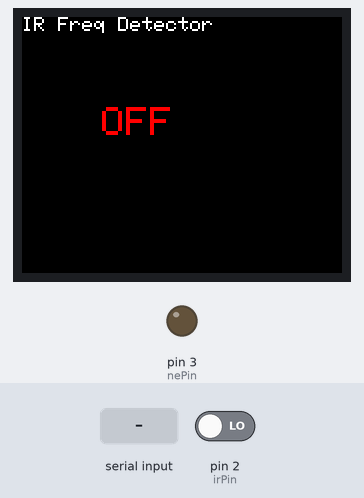
Bench run of a sketch on a simulated Arduino Uno, built with avr-gcc and run on an emulated ATmega328P. Parts: 160×128 colour display, output pins drawn as LEDs (lit = HIGH). The test bench sets the inputs (shaded band); at power-on: pin 2 (irPin) LOW. What the sketch prints to the serial monitor is not drawn.

Above: at 1.3 s.
1.4 s: "ON\n" received over Serial
At 2.4 s:
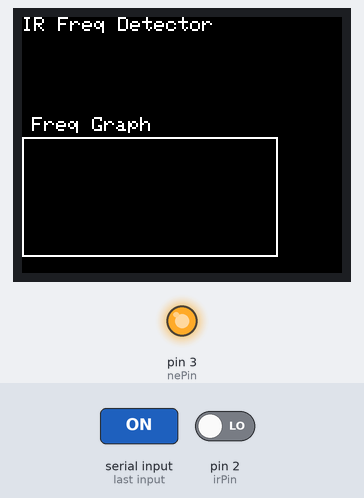
3.2 s: "OFF\n" received over Serial
At 6.4 s:
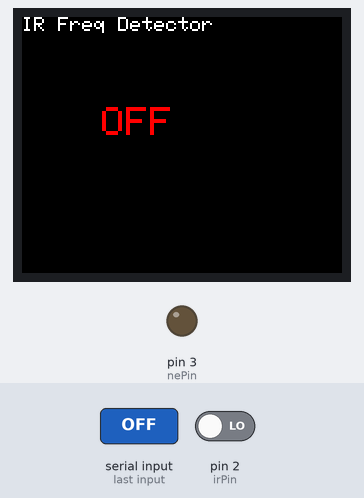
Timing chart, 0 to 7.9 s (numbered marks = the images above; inputs shaded):
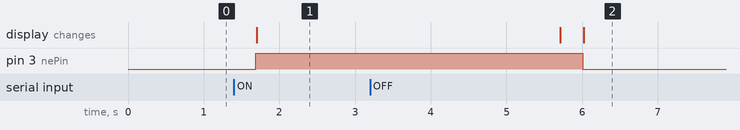

The sketch:

NE555_Transmitter.ino
```cpp
/*
  Detect IR Signal from NE555 + IR LED via HX1838 Receiver
  Display frequency and status on ST7735 TFT

  Wire Connection
NE555 Transmitter (Astable Mode)
NE555 Pin	Connects to Arduino/Other	Notes
1 GND	Arduino GND	Ground
2 TRIG	Pin 6 (feedback for astable)	Connect to THR
3 OUT	220 Ω resistor → IR LED anode (+)	Pulse output drives IR LED
4 RESET	+5 V	Disable reset
5 CTRL	0.01 µF capacitor → GND	Optional for stability
6 THR	Pin 2 (feedback)	Connect to TRIG
7 DISCH	Timing resistor → +5 V	For astable RC timing
8 VCC	+5 V Arduino	Power

ST7735 TFT (SPI)
TFT Pin	Connects to Arduino	Notes
VCC	5 V or 3.3 V	Backlight & power
GND	GND	Ground
CS	D10	Chip select (matches code)
DC	D8	Data/Command
RST	D9	Reset
MOSI	D11	SPI data out
SCK	D13	SPI clock

C-05 Bluetooth
HC-05 Pin      Arduino Pin
---------------------------
TXD            → Arduino RX (D0) *
RXD            → Arduino TX (D1) *
VCC            → 5V
GND            → GND
*/


#include <Adafruit_GFX.h>
#include <Adafruit_ST7735.h>
#include <SPI.h>

// ---------- TFT pins ----------
#define TFT_CS   10
#define TFT_DC   8
#define TFT_RST  9
Adafruit_ST7735 tft(TFT_CS, TFT_DC, TFT_RST);

// ---------- IR / NE555 pins ----------
const int irPin = 2;   // IR receiver output
const int nePin = 3;   // NE555 control pin

// ---------- Bluetooth ----------
String btCommand = "";
bool transmitterOn = false;

// ---------- Frequency measurement ----------
unsigned long highTime, lowTime, period;
float frequency = 0;

// ---------- TFT layout ----------
const int titleY = 0;
const int currentY = 25;
const int graphY = 60;
const int graphHeight = 60;
const int screenWidth = 128;

int graphX = 0;   // horizontal scroll position

void setup() {
  Serial.begin(9600);
  pinMode(irPin, INPUT);
  pinMode(nePin, OUTPUT);
  digitalWrite(nePin, LOW);

  // Initialize TFT
  tft.initR(INITR_BLACKTAB);
  tft.setRotation(1);
  tft.fillScreen(ST77XX_BLACK);
  tft.setTextColor(ST77XX_WHITE);
  tft.setTextSize(1);
  tft.setCursor(0, titleY);
  tft.println("IR Freq Detector");

  drawGraphFrame();
  showOffStatus();
}

void loop() {
  readBluetoothCommand();

  if (btCommand.equalsIgnoreCase("ON")) {
    transmitterOn = true;
    digitalWrite(nePin, HIGH);
    clearDataArea();
    drawGraphFrame();
    Serial.println("NE555 Transmitter ON");
    btCommand = "";
  }
  else if (btCommand.equalsIgnoreCase("OFF")) {
    transmitterOn = false;
    digitalWrite(nePin, LOW);
    showOffStatus();
    Serial.println("NE555 Transmitter OFF");
    btCommand = "";
  }

  if (transmitterOn) {
    measureAndDisplayFrequency();
  }

  delay(300);
}

// ================= Helper Functions =================

void readBluetoothCommand() {
  while (Serial.available()) {
    char c = Serial.read();
    if (c == '\n' || c == '\r') continue;
    btCommand += c;
  }
  btCommand.trim();
}

void clearDataArea() {
  tft.fillRect(0, currentY, screenWidth, graphY - currentY, ST77XX_BLACK);
  tft.fillRect(0, graphY, screenWidth, graphHeight, ST77XX_BLACK);
}

void showOffStatus() {
  clearDataArea();
  tft.setTextSize(2);
  tft.setTextColor(ST77XX_RED);
  tft.setCursor(40, currentY + 20);
  tft.println("OFF");
}

void drawGraphFrame() {
  tft.drawRect(0, graphY, screenWidth, graphHeight, ST77XX_WHITE);
  tft.setTextSize(1);
  tft.setCursor(5, graphY - 10);
  tft.setTextColor(ST77XX_WHITE);
  tft.print("Freq Graph");
}

void measureAndDisplayFrequency() {
  highTime = pulseIn(irPin, HIGH, 2000000);
  lowTime  = pulseIn(irPin, LOW, 2000000);
  period = highTime + lowTime;

  if (period > 0) {
    frequency = 1000000.0 / period;

    // ---- Display Current Frequency ----
    tft.fillRect(0, currentY, screenWidth, graphY - currentY, ST77XX_BLACK);
    tft.setTextSize(2);
    tft.setTextColor(ST77XX_YELLOW);
    String curStr = String(frequency, 1) + " Hz";
    int16_t x1, y1; uint16_t w, h;
    tft.getTextBounds(curStr, 0, 0, &x1, &y1, &w, &h);
    tft.setCursor((screenWidth - w)/2, currentY);
    tft.println(curStr);

    Serial.print("Freq: ");
    Serial.print(frequency, 1);
    Serial.println(" Hz");

    // ---- Plot frequency graph ----
    plotFrequencyGraph(frequency);

  } else {
    tft.fillRect(0, currentY, screenWidth, graphY - currentY, ST77XX_BLACK);
    tft.setTextSize(2);
    tft.setTextColor(ST77XX_RED);
    tft.setCursor(10, currentY);
    tft.println("No Signal");
    Serial.println("IR ON, No signal detected");
  }
}

// ================= Graph Function =================
void plotFrequencyGraph(float freq) {
  // Map 0–30kHz → graph height
  float displayFreq = constrain(freq, 0, 30000);
  int yVal = graphY + graphHeight - map(displayFreq, 0, 30000, 0, graphHeight);

  // Erase old column
  tft.drawFastVLine(graphX, graphY + 1, graphHeight - 2, ST77XX_BLACK);
  // Draw new point
  tft.drawPixel(graphX, yVal, ST77XX_GREEN);

  graphX++;
  if (graphX >= screenWidth) {
    graphX = 0;
    tft.fillRect(1, graphY + 1, screenWidth - 2, graphHeight - 2, ST77XX_BLACK);
  }
}
```

Measured:
- after the input at 1.4 s, pin 3 (nePin): LOW → HIGH after 0.29 s; the display: changes after 0.30 s (image 1)
- after the input at 3.2 s, pin 3 (nePin): HIGH → LOW after 2.8 s; the display: first differs from a run without the input after 2.8 s (image 2)
